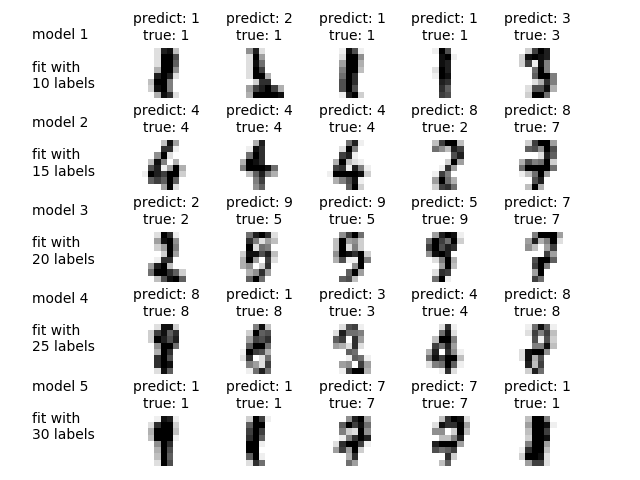
#> input picture MDS-7/Продвинутая линейная алгебра/image.png, 640 x 480 px
$ jupyter execute 'HomeWork 3.ipynb'
#> lines starting #> are read from the running program, lines starting #| are printed output that depends on the picture; long printed decimals are rounded
### Уровень 0
Придумайте матрицы, которые обладают следующими свойствами:
1. диагональная, ортогональная, но не единичная(!):
2. верхнетреугольная, ортогональная:
3. нижнетреугольная, ортогональная:
4. матрица, у которой определитель = 1, и все элементы не равны 0:
P.S. Во всех пунктах ответом должна быть ненулевая матрица размерности не менее 2!

Найдите собственные значения и собственные вектора матриц:
m = np.array([[2, 2],
[1, 3]])
print(m)

[cell 1]
import numpy as np

[cell 2]
# диагональная, ортогональная, но не единичная(!):

a = np.array([[-1, 0], [0, 1]])
# проверка
at = a.transpose() # получим такую же как исходная
a.dot(at)

[cell 3]
# верхнетреугольная, ортогональная:

b = np.array([[-1, 0, 0],
              [0, 1, 0],
              [0, 0, -1]
            ])

# проверка
bt = b.transpose()
b.dot(bt)

[cell 4]
# нижнетреугольная, ортогональная:

c = np.array([[-1, 0, 0],
              [0, 1, 0],
              [0, 0, -1]
            ])

# проверка
ct = c.transpose()
c.dot(ct)

[cell 5]
# матрица, у которой определитель = 1, и все элементы не равны 0:

d = np.array([[2, 3],
              [1, 2]])

# проверка
np.linalg.det(d)

[cell 6]
# Найдите собственные значения и собственные вектора матриц:

m = np.array([[2, 2], [1, 3]])

w,v = np.linalg.eig(m)

for i in range(len(m)):
    print('Собственное значение ' + str(w[i]))
    print('соответствующий ему собственный вектор' + str(v[:,i]))

### Уровень 1:
Найдите спектральное разложение матрицы:
m = np.array([[1, 2],
[2,3]])
print(m)

Постройте зависимость качества восстановления рукописных цифр (MNIST) в зависимости от различного количества компонент PCA. В качестве метрики различия предлагаю использовать MSE. *

У PCA есть метод transform и inverse_transofrm. Первый - снижает размерность, второй - восстанавливает оригинальные данные с потерей информации
Надо посчитать насколько в среднем точно восстанавливается оригинальная картинка в зависимости от количества компонент в PCA
В качестве справки можно использовать:

https://scikit-learn.org/stable/modules/generated/sklearn.decomposition.PCA.html - документация по PCA
https://scikit-learn.org/stable/modules/generated/sklearn.metrics.mean_squared_error.html  - документация по MSE

Картинки цифр можно взять отсюда - https://scikit-learn.org/stable/modules/generated/sklearn.datasets.load_digits.html

[cell 7]
# Спектральный анализ - это разложение матрицы на три : ортогональную S из собственных векторов и ее транспонированную,
#  диаганальную D из собственных значений
m = np.array([[1, 2], [2,3]])
print(m)

[cell 8]
w,v = np.linalg.eig(m) # вычислим собственные вектора и значения
print(f'Собственные значения: - {np.array(w)} ' )
print('Собственные вектора:')
print(v)

[cell 9]
#  Создаем диаганальную матрицу
D = np.diag(w)
D

[cell 10]
# создаем матрицу из собственных векторов ( у нас получилась симметричная)
S =v.T
S

[cell 11]
# транспонированная форма S (будет совпадать)
S_t = S.T
S_t

[cell 12]
# проверим их ортогональность. Должны получить еденичную матрицу
np.dot(S_t,S)

[cell 13]
#   Проверим действительно ли полученные матрицы, являются спектральным разложение исходной матрицы
np.dot(np.dot(S_t,D),S)

#  Мы получили исходную матрицу

[cell 14]
from PIL import Image
img = Image.open('image.png')
#> img is the input picture: PIL image 640x480 RGBA; mean R, G, B, A 231.2, 231.2, 231.2, 255
arr = np.array(img.getdata())
img

[cell 15]
print(arr.size)
#| 1228800
print(arr.size ** 0.5)
#| 1108.513

[cell 16]
x = np.resize(arr, (236, 236))
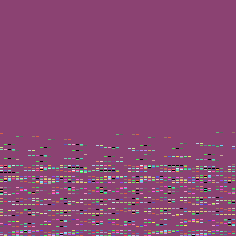
#> x: shape (236, 236) int64; 141 distinct labels, from 0 to 255; one colour per label, 0 black
x

[cell 17]
from sklearn.decomposition import PCA
from sklearn.metrics import mean_squared_error as mse

i = 1
res = []
while i <= 235:
    pca = PCA(n_components = i)
    reduced = pca.fit_transform(x)
    y = pca.inverse_transform(reduced)
    m = mse(x, y)
    res.append(m)
    i += 1
#> this loop made 235 passes
#> m on passes 1 to 3: 1302.7, 1134.5, 1038.5
#> pass 1, `y = pca.inverse_transform(reduced)`:
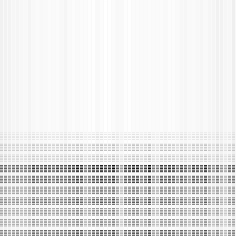
#> y: shape (236, 236) float64; min 93.24, max 258.5, mean 245.1; drawn with min black and max white
#> pass 2, `y = pca.inverse_transform(reduced)`:
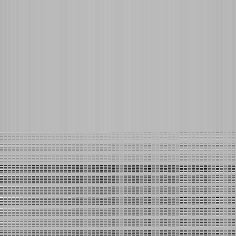
#> y: shape (236, 236) float64; min 63.86, max 326.2, mean 245.1; drawn with min black and max white
#> pass 3, `y = pca.inverse_transform(reduced)`:
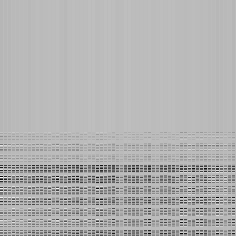
#> y: shape (236, 236) float64; min 54.98, max 326.6, mean 245.1; drawn with min black and max white
#> after the loop:
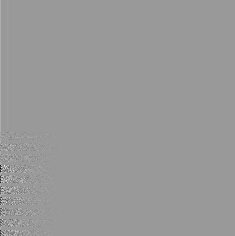
#> reduced: shape (236, 235) float64; min -1353.8, max 897.5, mean 0; drawn with min black and max white
#> after the loop, i = 236; res = 235 values, max 1302.7 at index 0, min 1.28e-26 at index 58, mean 63.43

[cell 18]
import matplotlib.pyplot as plt
plt.figure(figsize = (20,8))
plt.plot(res)
plt.xlabel('Размерность')
plt.ylabel('MSE')
plt.show()
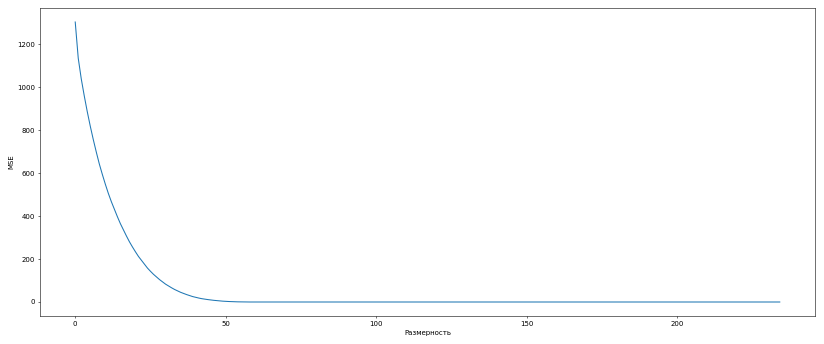
#> figure drawn by matplotlib, 1 panel; curve peaks at x = 0, y = 1302.7
